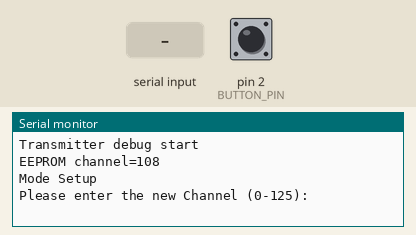
The sketch below on a simulated Arduino Uno, built with avr-gcc and run on an emulated ATmega328P. On the bench: the last lines printed to the serial monitor. Inputs (shaded band) come from the test bench; at power-on: pin 2 (BUTTON_PIN) HIGH. EEPROM starts erased; no radio packets arrive unless stated.

Above: at 1.9 s.
2.0 s: "90,45\n" received over Serial
At 2.7 s:
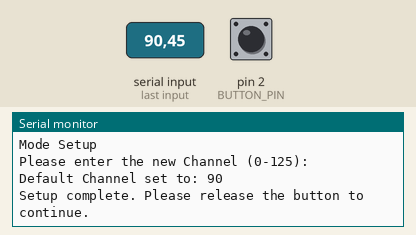
3.5 s: pin 2 (BUTTON_PIN) pulled LOW for 0.15 s
At 3.9 s:
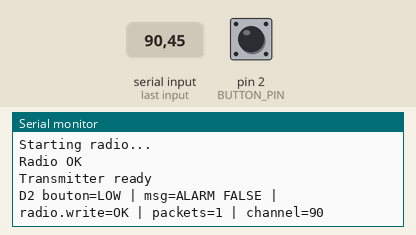
5.1 s: pin 2 (BUTTON_PIN) pulled LOW for 1 s
At 6.0 s:
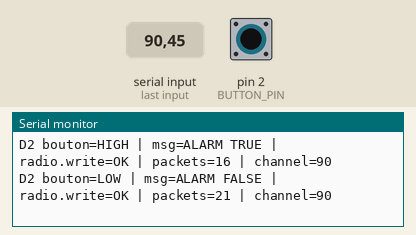
Timing chart, 0 to 8.1 s (numbered marks = the images above; inputs shaded):
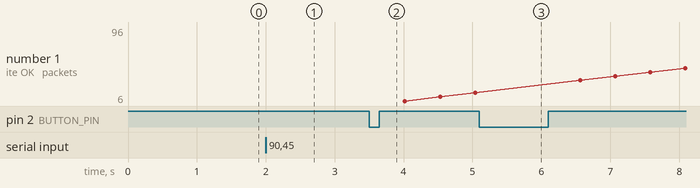

Measured:
- after the input at 2.0 s, the serial monitor: prints a new line at once (image 1)
- after the input at 3.5 s, the serial monitor: prints a new line at once (image 2)
- after the input at 5.1 s, the serial monitor: prints a new line after 0.45 s (image 3)

The sketch:

transmitter.ino
```cpp
#include <EEPROM.h>
#include <RF24.h>
#include <SPI.h>
#include <nRF24L01.h>

#define CE_PIN 10
#define CSN_PIN 9
#define BUTTON_PIN 2

int EEPROM_ADDRESS = 0;
int ChannelNumber = 0;

int period = 100;

RF24 radio(CE_PIN, CSN_PIN);

const byte address[6] = "1234";

bool msg = false;

unsigned long packetCount = 0;
unsigned long lastDebugPrint = 0;
const unsigned long DEBUG_INTERVAL = 500;

void setup() {
  Serial.begin(115200);
  delay(1000);
  Serial.println("Transmitter debug start");

  pinMode(BUTTON_PIN, INPUT_PULLUP);

  EEPROM.get(EEPROM_ADDRESS, ChannelNumber);
  if (ChannelNumber < 0 || ChannelNumber > 125) {
    ChannelNumber = 108;
    EEPROM.put(EEPROM_ADDRESS, ChannelNumber);
  }

  Serial.print("EEPROM channel=");
  Serial.println(ChannelNumber);

  // Check Startup mode
  if (digitalRead(BUTTON_PIN) == HIGH) {
    Serial.println("Mode Setup");
    Serial.println("Please enter the new Channel (0-125): ");

    while (!Serial.available()) {
    }

    int newChannel = Serial.parseInt();

    while (!(newChannel >= 0 && newChannel <= 125)) {
      Serial.println("Invalid input. Please enter a valid channel (0-125): ");

      while (!Serial.available()) {
      }

      newChannel = Serial.parseInt();
    }

    if (newChannel != ChannelNumber) {
      Serial.print("Default Channel set to: ");
      Serial.println(newChannel);
      EEPROM.put(EEPROM_ADDRESS, newChannel);
      ChannelNumber = newChannel;
    }

    Serial.println("Setup complete. Please release the button to continue.");

    while (digitalRead(BUTTON_PIN) == HIGH) {
      delay(100);
    }
  }

  Serial.println("Starting radio...");

  while (!radio.begin()) {
    Serial.println("Radio non detectee, retry...");
    delay(500);
  }

  EEPROM.get(EEPROM_ADDRESS, ChannelNumber);

  radio.setPALevel(RF24_PA_MAX);
  radio.setPayloadSize(sizeof(msg));
  radio.setChannel(ChannelNumber);
  radio.setDataRate(RF24_1MBPS);
  radio.openWritingPipe(address);
  radio.stopListening();

  Serial.println("Radio OK");
  Serial.println("Transmitter ready");
}

void printDebugStatus(bool sent) {
  if (millis() - lastDebugPrint >= DEBUG_INTERVAL) {
    lastDebugPrint = millis();

    Serial.print("D2 bouton=");
    Serial.print(digitalRead(BUTTON_PIN) == HIGH ? "HIGH" : "LOW");

    Serial.print(" | msg=");
    Serial.print(msg ? "ALARM TRUE" : "ALARM FALSE");

    Serial.print(" | radio.write=");
    Serial.print(sent ? "OK" : "ECHEC");

    Serial.print(" | packets=");
    Serial.print(packetCount);

    Serial.print(" | channel=");
    Serial.println(ChannelNumber);
  }
}

void loop() {
  msg = digitalRead(BUTTON_PIN) == HIGH;

  bool sent = radio.write(&msg, sizeof(msg));
  packetCount++;

  printDebugStatus(sent);

  delay(period);
}
```
